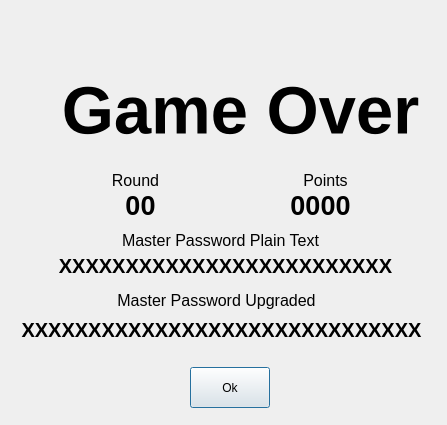
<?xml version="1.0" encoding="UTF-8"?>
<ui version="4.0">
 <class>GameOverDialog</class>
 <widget class="QDialog" name="GameOverDialog">
  <property name="geometry">
   <rect>
    <x>0</x>
    <y>0</y>
    <width>447</width>
    <height>425</height>
   </rect>
  </property>
  <property name="windowTitle">
   <string>Dialog</string>
  </property>
  <widget class="QLabel" name="gameOverLabel">
   <property name="geometry">
    <rect>
     <x>50</x>
     <y>70</y>
     <width>381</width>
     <height>81</height>
    </rect>
   </property>
   <property name="font">
    <font>
     <pointsize>50</pointsize>
     <bold>true</bold>
    </font>
   </property>
   <property name="text">
    <string>Game Over</string>
   </property>
   <property name="alignment">
    <set>Qt::AlignCenter</set>
   </property>
  </widget>
  <widget class="QPushButton" name="okButton">
   <property name="geometry">
    <rect>
     <x>190</x>
     <y>367</y>
     <width>80</width>
     <height>41</height>
    </rect>
   </property>
   <property name="text">
    <string>Ok</string>
   </property>
  </widget>
  <widget class="QLabel" name="round">
   <property name="geometry">
    <rect>
     <x>90</x>
     <y>170</y>
     <width>91</width>
     <height>20</height>
    </rect>
   </property>
   <property name="font">
    <font>
     <pointsize>12</pointsize>
     <bold>false</bold>
    </font>
   </property>
   <property name="text">
    <string>Round</string>
   </property>
   <property name="alignment">
    <set>Qt::AlignCenter</set>
   </property>
  </widget>
  <widget class="QLabel" name="points">
   <property name="geometry">
    <rect>
     <x>280</x>
     <y>170</y>
     <width>91</width>
     <height>20</height>
    </rect>
   </property>
   <property name="font">
    <font>
     <pointsize>12</pointsize>
    </font>
   </property>
   <property name="text">
    <string>Points</string>
   </property>
   <property name="alignment">
    <set>Qt::AlignCenter</set>
   </property>
  </widget>
  <widget class="QLabel" name="roundNumber">
   <property name="geometry">
    <rect>
     <x>90</x>
     <y>190</y>
     <width>101</width>
     <height>31</height>
    </rect>
   </property>
   <property name="font">
    <font>
     <pointsize>20</pointsize>
     <bold>true</bold>
    </font>
   </property>
   <property name="text">
    <string>00</string>
   </property>
   <property name="alignment">
    <set>Qt::AlignCenter</set>
   </property>
  </widget>
  <widget class="QLabel" name="pointNumber">
   <property name="geometry">
    <rect>
     <x>250</x>
     <y>190</y>
     <width>141</width>
     <height>31</height>
    </rect>
   </property>
   <property name="font">
    <font>
     <pointsize>20</pointsize>
     <bold>true</bold>
    </font>
   </property>
   <property name="text">
    <string>0000</string>
   </property>
   <property name="alignment">
    <set>Qt::AlignCenter</set>
   </property>
  </widget>
  <widget class="QLabel" name="MasterPlain">
   <property name="geometry">
    <rect>
     <x>110</x>
     <y>230</y>
     <width>221</width>
     <height>20</height>
    </rect>
   </property>
   <property name="font">
    <font>
     <pointsize>12</pointsize>
    </font>
   </property>
   <property name="text">
    <string>Master Password Plain Text</string>
   </property>
   <property name="alignment">
    <set>Qt::AlignCenter</set>
   </property>
  </widget>
  <widget class="QLabel" name="PlainPassword">
   <property name="geometry">
    <rect>
     <x>10</x>
     <y>250</y>
     <width>431</width>
     <height>31</height>
    </rect>
   </property>
   <property name="font">
    <font>
     <pointsize>15</pointsize>
     <bold>true</bold>
    </font>
   </property>
   <property name="text">
    <string>XXXXXXXXXXXXXXXXXXXXXXXXX</string>
   </property>
   <property name="alignment">
    <set>Qt::AlignCenter</set>
   </property>
  </widget>
  <widget class="QLabel" name="upgraded">
   <property name="geometry">
    <rect>
     <x>76</x>
     <y>290</y>
     <width>281</width>
     <height>20</height>
    </rect>
   </property>
   <property name="font">
    <font>
     <pointsize>12</pointsize>
    </font>
   </property>
   <property name="text">
    <string>Master Password Upgraded</string>
   </property>
   <property name="alignment">
    <set>Qt::AlignCenter</set>
   </property>
  </widget>
  <widget class="QLabel" name="upgradedPassword">
   <property name="geometry">
    <rect>
     <x>6</x>
     <y>320</y>
     <width>431</width>
     <height>20</height>
    </rect>
   </property>
   <property name="font">
    <font>
     <pointsize>15</pointsize>
     <bold>true</bold>
    </font>
   </property>
   <property name="text">
    <string>XXXXXXXXXXXXXXXXXXXXXXXXXXXXXX</string>
   </property>
   <property name="alignment">
    <set>Qt::AlignCenter</set>
   </property>
  </widget>
 </widget>
 <resources/>
 <connections/>
</ui>
